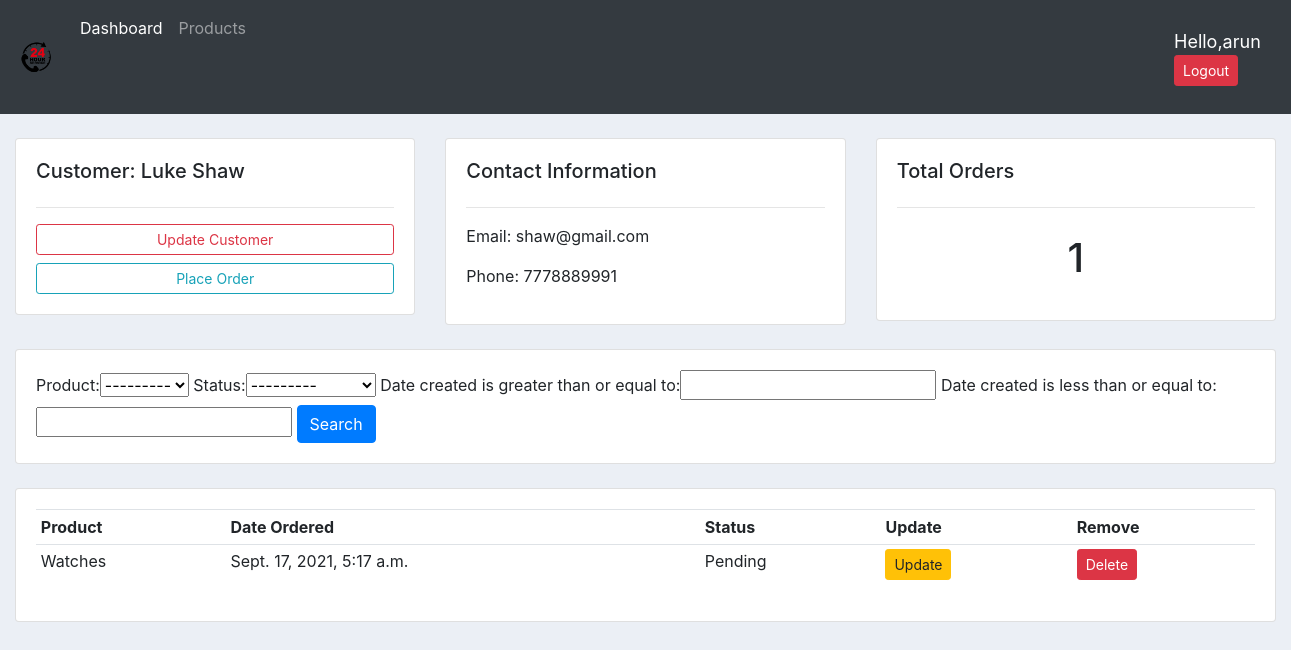
The page /customer/2/ (signed in) on the database its author committed.
### accounts/models.py (models this page shows, shortened)
class Customer(models.Model):
    user = models.OneToOneField(User,blank=True, null=True, on_delete=models.CASCADE)
    name = models.CharField(max_length=100,null=True)
    phone = models.CharField(max_length=200,null=True)
    Email = models.EmailField(max_length=200, null=True)
    profile_pic = models.ImageField(default='Profile.png',null=True, blank=True)
    date_created = models.DateTimeField(auto_now_add=True, null=True)

class Order(models.Model):
    STATUS = (
        ('Pending','Pending'),
        ('Outfordelivery','Outfordelivery'),
        ('Delivered','Delivered'),
    )
    customer = models.ForeignKey(Customer, null=True, on_delete=models.SET_NULL)
    product = models.ForeignKey(Product, null=True, on_delete=models.SET_NULL)
    date_created = models.DateTimeField(auto_now_add=True, null=True)
    status = models.CharField(max_length=100,null=True,choices=STATUS)

class Product(models.Model):
    name = models.CharField(max_length=200, null=True)
    price = models.FloatField(null=True)
    description = models.CharField(max_length=200, null=True, blank=True)
    date_created = models.DateTimeField(auto_now_add=True, null=True)
    def __str__(self):
        return  self.name

### accounts/decorators.py (the view)
        def wrapper_func(request, *args, **kwargs):
            group = None
            if request.user.groups.exists():
                group = request.user.groups.all()[0].name
            if group in allowed_roles:
                return view_func(request, *args, **kwargs)
            else:
                return HttpResponse("You are not authorized to view this page")

### accounts/views.py (called while the page is built)
@login_required(login_url='login')
@allowed_users(allowed_roles=['admin'])
def customer(request,customer_id):
    customer = Customer.objects.get(id=customer_id)
    order = customer.order_set.all()
    myFilter = OrderFilter(request.GET, queryset=order)
    order = myFilter.qs
    context = {'customer':customer, 'order':order,'myFilter':myFilter}
    return render(request,'accounts/customer.html',context)

### accounts/templates/accounts/customer.html (shortened to what this page needs)
{% extends 'accounts/main.html'%}
{% block content %}
<br>
<div class="row" style="margin-left: auto; margin-right: auto;">
    <div class="col-md">
        <div class="card card-body">
            <h5>Customer: {{ customer.name }}</h5>
            <hr>
            <a href="" class="btn btn-outline-danger btn-sm btn-block">Update Customer</a>
            <a  class="btn btn-outline-info btn-sm btn-block" href="{% url 'create_order' customer.id %}">Place Order</a>
        </div>
    </div>
    <div class="col-md">
        <div class="card card-body">
            <h5>Contact Information</h5>
            <hr>
            <p>Email: {{ customer.Email}}</p>
            <p>Phone: {{ customer.phone}}</p>
        </div>
    </div>
    <div class="col-md">
        <div class="card card-body">
            <h5>Total Orders</h5>
            <hr>
            <h1 style="text-align:center;padding:10px">{{ order.count }}</h1>
        </div>
    </div>
</div>
<br>
<div class="row" style="margin-left: auto; margin-right: auto;">
    <div class="col">
        <div class="card card-body">
            <form method="get">
                    {{ myFilter.form }}
                <button class="btn btn-primary" type="submit">Search</button>
            </form>
        </div>
    </div>
</div>
<br>
<div class="row" style="margin-left: auto; margin-right: auto;">
    <div class="col-md">
        <div class="card card-body">
            <table class="table table-sm">
                <tr>
                    <th>Product</th>
                    <th>Date Ordered</th>
                    <th>Status</th>
                    <th>Update</th>
                    <th>Remove</th>
                </tr>
                {% for order in order %}
                 <tr>
                    <td>{{order.product.name}}</td>
                    <td>{{order.date_created}}</td>
                    <td>{{order.status}}</td>
                    <td> <a href="{% url 'update' order.id %}" class="btn btn-sm btn-warning">Update</a> </td>
                    <td> <a href="{% url 'delete' order.id %}" class="btn btn-sm btn-danger">Delete</a> </td>
                </tr>
                {% endfor %}
            </table>
        </div>
    </div>
</div>
{% endblock %}

### accounts/templates/accounts/navbar.html (shortened to what this page needs)
{% load static %}
<nav class="navbar navbar-expand-lg navbar-dark bg-dark">
    <a class="navbar-brand" href="/"><img src="{% static 'images/logo.png' %}" id="image" style="width: 40px; height:40px"></a>
    {% if request.user.is_staff %}
    <div class="collapse navbar-collapse" id="navbarNavAltMarkup">
      <div class="navbar-nav">
        <a class="nav-item nav-link active" href="{% url 'home' %}">Dashboard </a>
        <a class="nav-item nav-link" href="{% url 'products' %}">Products</a>
    {% else %}
        <a class="nav-item nav-link active" href="{% url 'account'%}">settings </a>
      </div>
    </div>
    {% endif %}
    <div class="user">
      <span>Hello,{{ user }}</span>
      <span><a href="{% url 'logout' %}" class="btn btn-sm btn-danger">Logout</a></span>
    </div>
  </nav>

### static/css/style.css (style rules this page uses)
body { background-color: #ebeff5; }
#image { width: 40px; height: 40px; }

### accounts/templates/accounts/navbar.html (style rules this page uses)
.user { color: #fff; font-size:18px; box-sizing: border-box; margin:20px; padding: 0 0 0 900px; }

### rows shown on the page
Customer: name "Luke Shaw", Email "shaw@gmail.com", phone "7778889991"
Order: product.name "Watches", date_created "Sept. 17, 2021, 5:17 a.m.", status "Pending"

### other values the page prints
{{ user }} "arun"
{{ order.count }} "1"
